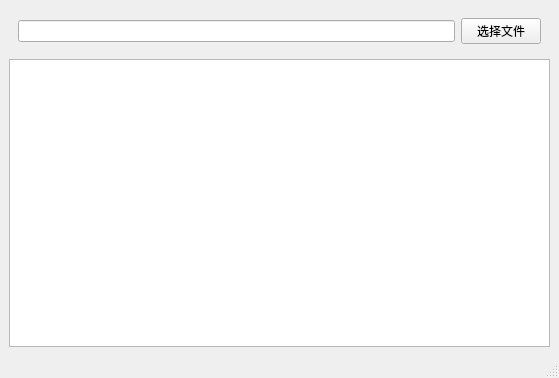
<?xml version="1.0" encoding="UTF-8"?>
<ui version="4.0">
 <class>MainWindow</class>
 <widget class="QMainWindow" name="MainWindow">
  <property name="geometry">
   <rect>
    <x>0</x>
    <y>0</y>
    <width>559</width>
    <height>378</height>
   </rect>
  </property>
  <property name="windowTitle">
   <string>MainWindow</string>
  </property>
  <widget class="QWidget" name="centralwidget">
   <layout class="QVBoxLayout" name="verticalLayout">
    <item>
     <widget class="QWidget" name="widget" native="true">
      <layout class="QHBoxLayout" name="horizontalLayout">
       <item>
        <widget class="QLineEdit" name="filePath"/>
       </item>
       <item>
        <widget class="QPushButton" name="selectFile">
         <property name="text">
          <string>选择文件</string>
         </property>
        </widget>
       </item>
      </layout>
     </widget>
    </item>
    <item>
     <widget class="QTextEdit" name="textEdit"/>
    </item>
   </layout>
  </widget>
  <widget class="QMenuBar" name="menubar">
   <property name="geometry">
    <rect>
     <x>0</x>
     <y>0</y>
     <width>559</width>
     <height>26</height>
    </rect>
   </property>
  </widget>
  <widget class="QStatusBar" name="statusbar"/>
 </widget>
 <resources/>
 <connections/>
</ui>
